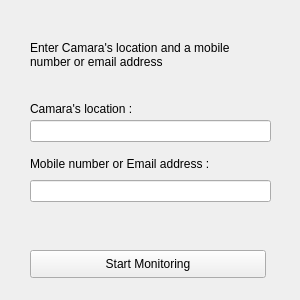
<?xml version="1.0" encoding="UTF-8"?>
<ui version="4.0">
 <class>MainWindow</class>
 <widget class="QMainWindow" name="MainWindow">
  <property name="geometry">
   <rect>
    <x>0</x>
    <y>0</y>
    <width>300</width>
    <height>300</height>
   </rect>
  </property>
  <property name="minimumSize">
   <size>
    <width>300</width>
    <height>300</height>
   </size>
  </property>
  <property name="maximumSize">
   <size>
    <width>300</width>
    <height>300</height>
   </size>
  </property>
  <property name="windowTitle">
   <string>Weapon Detection</string>
  </property>
  <widget class="QWidget" name="centralwidget">
   <widget class="QLabel" name="label">
    <property name="geometry">
     <rect>
      <x>30</x>
      <y>20</y>
      <width>240</width>
      <height>70</height>
     </rect>
    </property>
    <property name="text">
     <string>Enter Camara's location and a mobile number or email address</string>
    </property>
    <property name="wordWrap">
     <bool>true</bool>
    </property>
   </widget>
   <widget class="QLabel" name="label_2">
    <property name="geometry">
     <rect>
      <x>30</x>
      <y>101</y>
      <width>151</width>
      <height>16</height>
     </rect>
    </property>
    <property name="text">
     <string>Camara's location :</string>
    </property>
   </widget>
   <widget class="QLabel" name="label_3">
    <property name="geometry">
     <rect>
      <x>30</x>
      <y>156</y>
      <width>271</width>
      <height>16</height>
     </rect>
    </property>
    <property name="text">
     <string>Mobile number or Email address :</string>
    </property>
   </widget>
   <widget class="QPushButton" name="pushButton">
    <property name="geometry">
     <rect>
      <x>30</x>
      <y>250</y>
      <width>236</width>
      <height>28</height>
     </rect>
    </property>
    <property name="text">
     <string>Start Monitoring</string>
    </property>
   </widget>
   <widget class="QLineEdit" name="Location_input">
    <property name="geometry">
     <rect>
      <x>30</x>
      <y>120</y>
      <width>241</width>
      <height>22</height>
     </rect>
    </property>
   </widget>
   <widget class="QLineEdit" name="SendTo_input">
    <property name="geometry">
     <rect>
      <x>30</x>
      <y>180</y>
      <width>241</width>
      <height>22</height>
     </rect>
    </property>
   </widget>
  </widget>
 </widget>
 <resources/>
 <connections/>
</ui>
